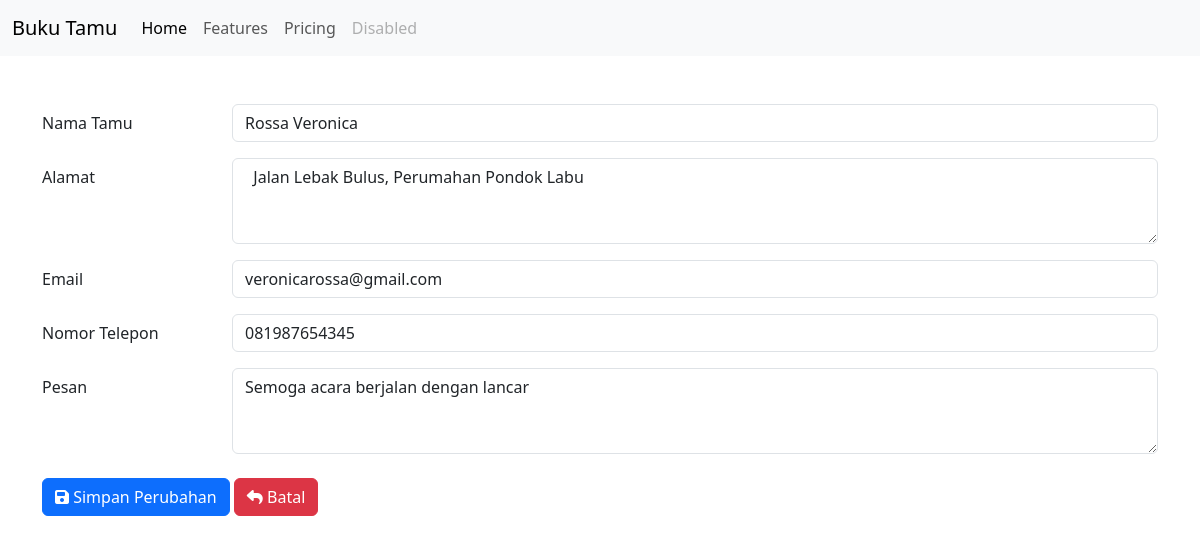
Page /kelola.php?ubah=1 on the committed database.
### tables this page shows
CREATE TABLE `tb_tamu` (
  `id_tamu` int(11) NOT NULL,
  `nama_tamu` varchar(50) NOT NULL,
  `alamat` varchar(150) NOT NULL,
  `email` varchar(100) NOT NULL,
  `nomor_telepon` varchar(15) NOT NULL,
  `pesan` varchar(150) NOT NULL
);

### kelola.php (the view, shortened to what this page needs)
<!doctype html>
<?php
    include 'koneksi.php';
    $nama_tamu = '';
    $alamat = '';
    $email = '';
    $nomor_telepon = '';
    $pesan = '';
    if(isset($_GET['ubah'])){
        $id_tamu = $_GET['ubah'];
        $query = "SELECT * FROM tb_tamu WHERE id_tamu = '$id_tamu';";
        $sql = mysqli_query($conn, $query);
        $result = mysqli_fetch_assoc($sql);
        $nama_tamu = $result['nama_tamu'];
        $alamat = $result['alamat'];
        $email = $result['email'];
        $nomor_telepon = $result['nomor_telepon'];
        $pesan = $result['pesan'];
    }
?>
<html lang="en">
  <head>
    <link href="https://cdn.jsdelivr.net/npm/bootstrap@5.3.3/dist/css/bootstrap.min.css" rel="stylesheet">
    <link rel="stylesheet" href="https://cdnjs.cloudflare.com/ajax/libs/font-awesome/6.7.2/css/all.min.css">
  </head>
  <body>
    <nav class="navbar navbar-expand-lg bg-body-tertiary mb-5">
        <div class="container-fluid">
            <a class="navbar-brand" href="#">Buku Tamu</a>
            <div class="collapse navbar-collapse" id="navbarNav">
            <ul class="navbar-nav">
                <li class="nav-item">
                <a class="nav-link active" aria-current="page" href="#">Home</a>
                </li>
                <li class="nav-item">
                <a class="nav-link" href="#">Features</a>
                </li>
                <li class="nav-item">
                <a class="nav-link" href="#">Pricing</a>
                </li>
                <li class="nav-item">
                <a class="nav-link disabled" aria-disabled="true">Disabled</a>
                </li>
            </ul>
            </div>
        </div>
    </nav>
    <div class="container">
        <form method="POST" action="proses.php">
            <div class="mb-3 row">
                <label for="nama" class="col-sm-2 col-form-label">Nama Tamu</label>
                <div class="col-sm-10">
                <input required type="text" name="nama_tamu" class="form-control" id="nama" placeholder="Ex: Bobby Irawan" value="<?php echo $nama_tamu; ?>">
                </div>
            </div>
            <div class="mb-3 row">
                <label for="alamat" class="col-sm-2 col-form-label">Alamat</label>
                <div class="col-sm-10">
                <textarea required class="form-control" id="alamat" name="alamat" rows="3"><?php echo $alamat; ?></textarea>
                </div>
            </div>
            <div class="mb-3 row">
                <label for="email" class="col-sm-2 col-form-label">Email</label>
                <div class="col-sm-10">
                <input required type="text" name="email" class="form-control" id="email" placeholder="Ex: example@gmail.com" value="<?php echo $email; ?>">
                </div>
            </div>
            <div class="mb-3 row">
                <label for="notelp" class="col-sm-2 col-form-label">Nomor Telepon</label>
                <div class="col-sm-10">
                <input required type="text" name="nomor_telepon" class="form-control" id="notelp" placeholder="Ex: 081222333444" value="<?php echo $nomor_telepon; ?>">
                </div>
            </div>
            <div class="mb-3 row">
                <label for="pesan" class="col-sm-2 col-form-label">Pesan</label>
                <div class="col-sm-10">
                <textarea required class="form-control" id="pesan" name="pesan" rows="3"><?php echo $pesan; ?></textarea>
                </div>
            </div>
            <div class="mb-3 row mt-4">
                <div class="col">
                    <?php
                        if(isset($_GET['ubah'])){
                    ?>
                    <button type="submit" name="aksi" value="edit" class="btn btn-primary"><i class="fa-solid fa-floppy-disk"></i> Simpan Perubahan</button>
                    <a href="index.php" type="button" class="btn btn-danger"><i class="fa-solid fa-reply"></i> Batal</a>
                    <?php
                        } else {
                    ?>
                    <button type="submit" name="aksi" value="add" class="btn btn-primary"><i class="fa-solid fa-floppy-disk"></i> Tambahkan</button>
                    <a href="index.php" type="button" class="btn btn-danger"><i class="fa-solid fa-reply"></i> Batal</a>
                    <?php
                        }
                    ?>
                </div>
            </div>
        </form>
    </div>
  </body>
</html>

### rows in the picture
tb_tamu: nama_tamu "Rossa Veronica", alamat "Jalan Lebak Bulus, Perumahan Pondok Labu", email "veronicarossa@gmail.com", nomor_telepon "081987654345", pesan "Semoga acara berjalan dengan lancar"
